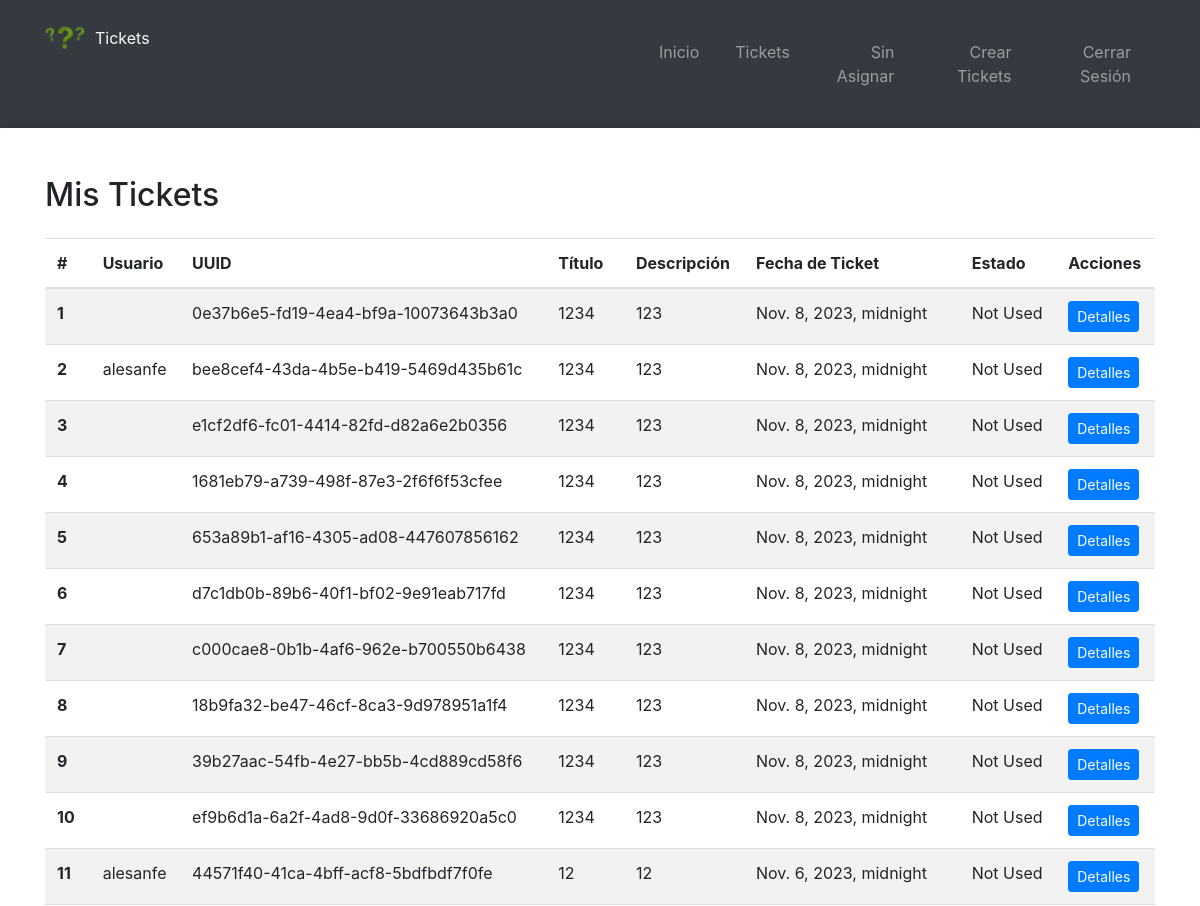
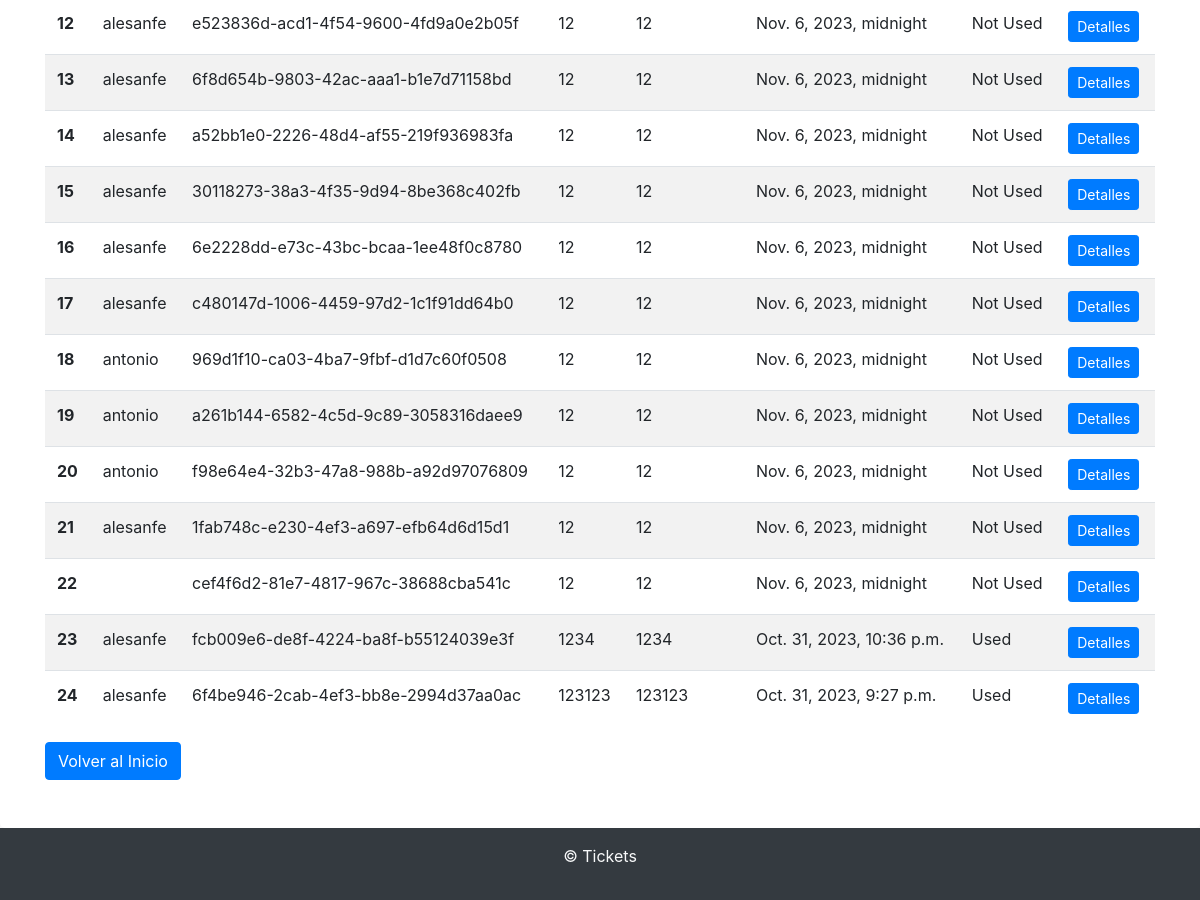
Screenshot of /tickets/tickets/ (signed in) with the database file from the repository (2 pictures, top to bottom).
### tickets_app/models.py (models this page shows, shortened)
class Tickets(models.Model):
    uuid = models.UUIDField(default=uuid.uuid4, editable=False, unique=True)
    user = models.ForeignKey(settings.AUTH_USER_MODEL, on_delete=models.SET_NULL, null=True)
    title = models.CharField(max_length=100)
    description = models.TextField()
    ticket_date = models.DateTimeField()
    status = models.CharField(max_length=50, default='Not Used')
    finish_date = models.DateTimeField()
    last_used = models.DateTimeField(null=True, blank=True)
    type_ticket = models.CharField(max_length=50, default='Day')
    class Meta:
        ordering = ['-ticket_date']

### user_management/models.py (models this page shows)
class User(AbstractUser):
    app_label = 'user_management'
    email = models.EmailField(unique=True)
    email_verified = models.BooleanField(default=False)

### tickets_app/views.py (the view)
# urls.py: path('tickets/', all_tickets, name='all'),
@user_passes_test(lambda u: u.email_verified)
def all_tickets(request):
    user = request.user
    if user.is_superuser:
        tickets = Tickets.objects.all().order_by('-ticket_date')
    else:
        tickets = Tickets.objects.filter(user=user).order_by('-ticket_date')
    return render(request, 'tickets/all.html', {'tickets': tickets})

### templates/tickets/all.html (shortened to what this page needs)
{% extends "base.html" %}
{% block content %}
<div class="row">
    <div class="col">
        <h2 class="mb-4">Mis Tickets</h2>
        <table class="table table-striped">
            <thead>
                <tr>
                    <th scope="col">#</th>
                    {% if request.user.is_superuser %}
                        <th scope="col">Usuario</th>
                        <th scope="col">UUID</th>
                    {% endif %}
                    <th scope="col">Título</th>
                    <th scope="col">Descripción</th>
                    <th scope="col">Fecha de Ticket</th>
                    <th scope="col">Estado</th>
                    <th scope="col">Acciones</th>
                </tr>
            </thead>
            <tbody>
                {% for ticket in tickets %}
                <tr>
                    <th scope="row">{{ forloop.counter }}</th>
                    {% if request.user.is_superuser %}
                        <td>{{ ticket.user.username }}</td>
                        <td>{{ ticket.uuid }}</td>
                    {% endif %}
                    <td>{{ ticket.title }}</td>
                    <td>{{ ticket.description }}</td>
                    <td>{{ ticket.ticket_date }}</td>
                    <td>{{ ticket.status }}</td>
                    <td>
                        <a href="{% url 'details' ticket.uuid %}" class="btn btn-sm btn-primary">Detalles</a>
                    </td>
                </tr>
                {% endfor %}
            </tbody>
        </table>
        <a href="{% url 'home' %}" class="btn btn-primary">Volver al Inicio</a>
    </div>
</div>
{% endblock %}

### static/css/style.css (style rules this page uses)
body { font-family: Arial, sans-serif; background-color: #f5f5f5; display: flex; flex-direction: column; min-height: 100vh; margin: 0; }

### rows the page displays
Tickets: uuid "0e37b6e5-fd19-4ea4-bf9a-10073643b3a0", title "1234", description "123", ticket_date "Nov. 8, 2023, midnight", status "Not Used"
Tickets: user.username "alesanfe", uuid "bee8cef4-43da-4b5e-b419-5469d435b61c", title "1234", description "123", ticket_date "Nov. 8, 2023, midnight", status "Not Used"
Tickets: uuid "e1cf2df6-fc01-4414-82fd-d82a6e2b0356", title "1234", description "123", ticket_date "Nov. 8, 2023, midnight", status "Not Used"
Tickets: uuid "1681eb79-a739-498f-87e3-2f6f6f53cfee", title "1234", description "123", ticket_date "Nov. 8, 2023, midnight", status "Not Used"
Tickets: uuid "653a89b1-af16-4305-ad08-447607856162", title "1234", description "123", ticket_date "Nov. 8, 2023, midnight", status "Not Used"
Tickets: uuid "d7c1db0b-89b6-40f1-bf02-9e91eab717fd", title "1234", description "123", ticket_date "Nov. 8, 2023, midnight", status "Not Used"
Tickets: uuid "c000cae8-0b1b-4af6-962e-b700550b6438", title "1234", description "123", ticket_date "Nov. 8, 2023, midnight", status "Not Used"
Tickets: uuid "18b9fa32-be47-46cf-8ca3-9d978951a1f4", title "1234", description "123", ticket_date "Nov. 8, 2023, midnight", status "Not Used"
Tickets: uuid "39b27aac-54fb-4e27-bb5b-4cd889cd58f6", title "1234", description "123", ticket_date "Nov. 8, 2023, midnight", status "Not Used"
Tickets: uuid "ef9b6d1a-6a2f-4ad8-9d0f-33686920a5c0", title "1234", description "123", ticket_date "Nov. 8, 2023, midnight", status "Not Used"
Tickets: user.username "alesanfe", uuid "44571f40-41ca-4bff-acf8-5bdfbdf7f0fe", title "12", description "12", ticket_date "Nov. 6, 2023, midnight", status "Not Used"
Tickets: user.username "alesanfe", uuid "e523836d-acd1-4f54-9600-4fd9a0e2b05f", title "12", description "12", ticket_date "Nov. 6, 2023, midnight", status "Not Used"
Tickets: user.username "alesanfe", uuid "6f8d654b-9803-42ac-aaa1-b1e7d71158bd", title "12", description "12", ticket_date "Nov. 6, 2023, midnight", status "Not Used"
Tickets: user.username "alesanfe", uuid "a52bb1e0-2226-48d4-af55-219f936983fa", title "12", description "12", ticket_date "Nov. 6, 2023, midnight", status "Not Used"
Tickets: user.username "alesanfe", uuid "30118273-38a3-4f35-9d94-8be368c402fb", title "12", description "12", ticket_date "Nov. 6, 2023, midnight", status "Not Used"
Tickets: user.username "alesanfe", uuid "6e2228dd-e73c-43bc-bcaa-1ee48f0c8780", title "12", description "12", ticket_date "Nov. 6, 2023, midnight", status "Not Used"
Tickets: user.username "alesanfe", uuid "c480147d-1006-4459-97d2-1c1f91dd64b0", title "12", description "12", ticket_date "Nov. 6, 2023, midnight", status "Not Used"
Tickets: user.username "antonio", uuid "969d1f10-ca03-4ba7-9fbf-d1d7c60f0508", title "12", description "12", ticket_date "Nov. 6, 2023, midnight", status "Not Used"
Tickets: user.username "antonio", uuid "a261b144-6582-4c5d-9c89-3058316daee9", title "12", description "12", ticket_date "Nov. 6, 2023, midnight", status "Not Used"
Tickets: user.username "antonio", uuid "f98e64e4-32b3-47a8-988b-a92d97076809", title "12", description "12", ticket_date "Nov. 6, 2023, midnight", status "Not Used"
Tickets: user.username "alesanfe", uuid "1fab748c-e230-4ef3-a697-efb64d6d15d1", title "12", description "12", ticket_date "Nov. 6, 2023, midnight", status "Not Used"
Tickets: uuid "cef4f6d2-81e7-4817-967c-38688cba541c", title "12", description "12", ticket_date "Nov. 6, 2023, midnight", status "Not Used"
Tickets: user.username "alesanfe", uuid "fcb009e6-de8f-4224-ba8f-b55124039e3f", title "1234", description "1234", ticket_date "Oct. 31, 2023, 10:36 p.m.", status "Used"
Tickets: user.username "alesanfe", uuid "6f4be946-2cab-4ef3-bb8e-2994d37aa0ac", title "123123", description "123123", ticket_date "Oct. 31, 2023, 9:27 p.m.", status "Used"
